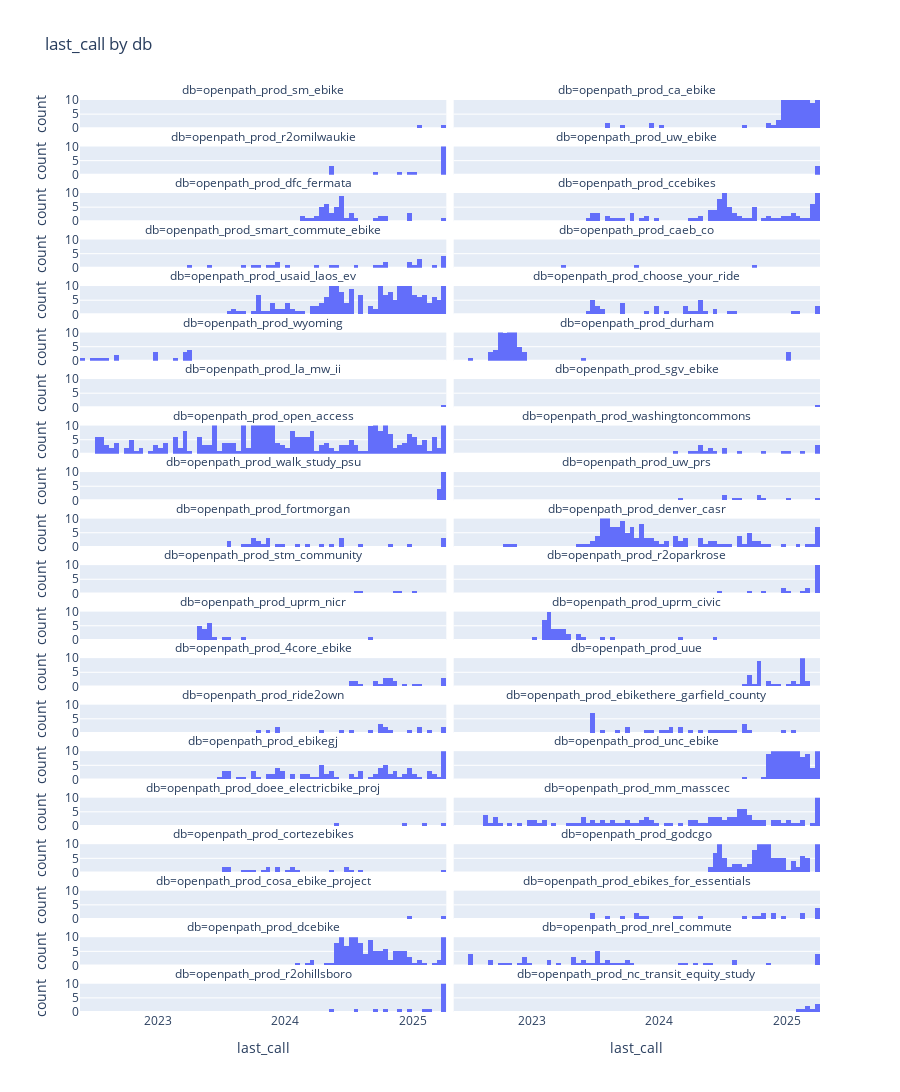

Notebook code cell kept with this figure:
### Code cell
fig = px.histogram(df_gtzero,
                   x='last_call',
                   facet_col="db",
                   facet_col_spacing=0.01,
                   facet_col_wrap=2,
                   facet_row_spacing=0.02,
                   height=2000,
                   nbins=100,
                   title='last_call by db')
fig.update_yaxes(range=[0, 10])
fig.show()
